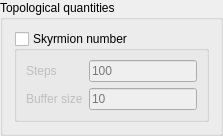
                                       <widget class="QGroupBox" name="TopologyBox">
                                          <property name="title">
                                             <string>Topological quantities</string>
                                          </property>
                                          <layout class="QVBoxLayout" name="verticalLayout_21">
                                             <item>
                                                <widget class="QGroupBox" name="SkxNumBox">
                                                   <property name="title">
                                                      <string>Skyrmion number</string>
                                                   </property>
                                                   <property name="checkable">
                                                      <bool>true</bool>
                                                   </property>
                                                   <property name="checked">
                                                      <bool>false</bool>
                                                   </property>
                                                   <layout class="QGridLayout" name="gridLayout_26">
                                                      <item row="1" column="0">
                                                         <widget class="QLabel" name="InpSkxBuffLabel">
                                                            <property name="text">
                                                               <string>Buffer size</string>
                                                            </property>
                                                         </widget>
                                                      </item>
                                                      <item row="0" column="0">
                                                         <widget class="QLabel" name="InpSkxStepsLabel">
                                                            <property name="text">
                                                               <string>Steps</string>
                                                            </property>
                                                         </widget>
                                                      </item>
                                                      <item row="0" column="1">
                                                         <widget class="QLineEdit" name="InpSkxStep">
                                                            <property name="placeholderText">
                                                               <string>100</string>
                                                            </property>
                                                         </widget>
                                                      </item>
                                                      <item row="1" column="1">
                                                         <widget class="QLineEdit" name="InitSkxBuff">
                                                            <property name="placeholderText">
                                                               <string>10</string>
                                                            </property>
                                                         </widget>
                                                      </item>
                                                   </layout>
                                                </widget>
                                             </item>
                                          </layout>
                                       </widget>
